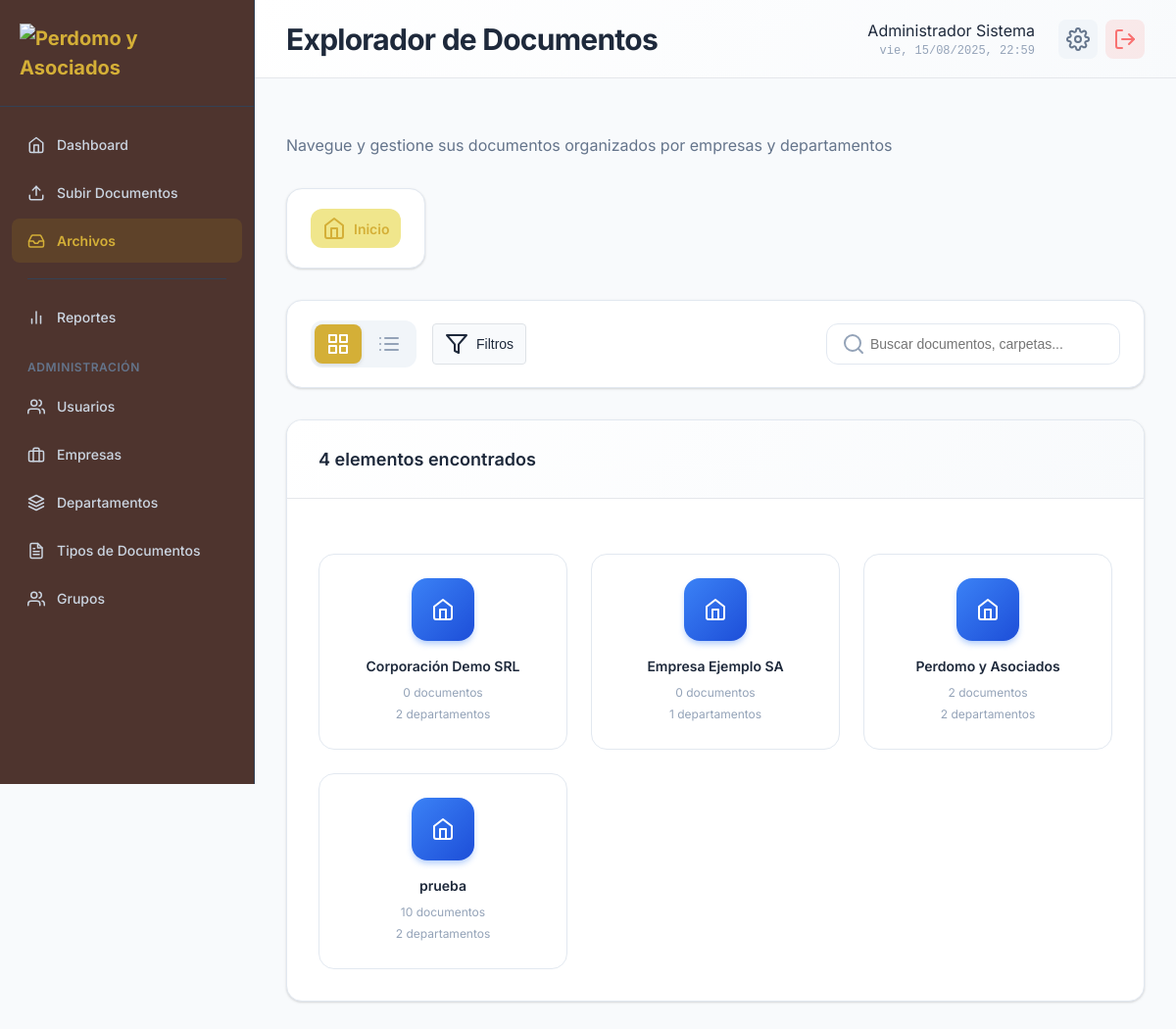
The page /modules/documents/inbox.php (signed in) on the database its author committed.
### tables this page shows
CREATE TABLE `companies` (
  `id` int(11) NOT NULL,
  `name` varchar(255) NOT NULL,
  `description` text DEFAULT NULL,
  `ruc` varchar(20) DEFAULT NULL,
  `address` text DEFAULT NULL,
  `phone` varchar(20) DEFAULT NULL,
  `email` varchar(100) DEFAULT NULL,
  `contact_person` varchar(100) DEFAULT NULL,
  `status` enum('active','inactive') DEFAULT 'active',
  `created_at` timestamp NOT NULL DEFAULT current_timestamp(),
  `updated_at` timestamp NOT NULL DEFAULT current_timestamp() ON UPDATE current_timestamp()
);

### modules/documents/inbox.php (the view, shortened to what the rows shown need)
<?php
$currentUser = SessionManager::getCurrentUser();
function getUserPermissions($userId)
{
    try {
        $database = new Database();
        $pdo = $database->getConnection();
        $query = "SELECT role FROM users WHERE id = ? AND status = 'active'";
        $stmt = $pdo->prepare($query);
        $stmt->execute([$userId]);
        $user = $stmt->fetch(PDO::FETCH_ASSOC);
        if ($user && ($user['role'] === 'admin' || $user['role'] === 'super_admin')) {
            return [
                'permissions' => [
                    'view' => true,
                    'download' => true,
                    'create' => true,
                    'edit' => true,
                    'delete' => true,
                    'create_folders' => true
                ],
                'restrictions' => [
                    'companies' => [],
                    'departments' => [],
                    'document_types' => []
                ]
            ];
        }
        $groupPermissions = getUserGroupPermissions($userId);
        $permissions = $groupPermissions['permissions'];
        return [
            'permissions' => [
                'view' => $permissions['view_files'] ?? false,
                'download' => $permissions['download_files'] ?? false,
                'create' => $permissions['upload_files'] ?? false,
                'edit' => $permissions['edit_files'] ?? false,
                'delete' => $permissions['delete_files'] ?? false,
                'create_folders' => $permissions['create_folders'] ?? false
            ],
            'restrictions' => $groupPermissions['restrictions']
        ];
    } catch (Exception $e) {
        error_log("Error getting user permissions: " . $e->getMessage());
        return [
            'permissions' => [
                'view' => false,
                'download' => false,
                'create' => false,
                'edit' => false,
                'delete' => false,
                'create_folders' => false
            ],
            'restrictions' => [
                'companies' => [],
                'departments' => [],
                'document_types' => []
            ]
        ];
    }
}
try {
    $userPermissions = getUserPermissions($currentUser['id']);
    $canView = $userPermissions['permissions']['view'] ?? false;
    $canCreate = $userPermissions['permissions']['create'] ?? false;
    $canCreateFolders = $userPermissions['permissions']['create_folders'] ?? false;
    if (!$canView) {
        $items = [];
        $breadcrumbs = [['name' => 'Sin acceso', 'path' => '', 'icon' => 'lock']];
        $noAccess = true;
    } else {
        $currentPath = isset($_GET['path']) ? trim($_GET['path']) : '';
        $searchTerm = isset($_GET['search']) ? trim($_GET['search']) : '';
        $extensionFilter = $_GET['extension'] ?? '';
        $docTypeFilter = $_GET['doc_type'] ?? '';
        if ($searchTerm || $extensionFilter || $docTypeFilter) {
            $items = searchItems($currentUser['id'], $currentUser['role'], $searchTerm, $currentPath, $extensionFilter, $docTypeFilter);
        } else {
            $items = getNavigationItems($currentUser['id'], $currentUser['role'], $currentPath);
        }
        $noAccess = false;
    }
} catch (Exception $e) {
    error_log("Error in visual explorer: " . $e->getMessage());
    $items = [];
    $breadcrumbs = [['name' => 'Error', 'path' => '', 'icon' => 'alert-circle']];
    $canView = $canDownload = $canCreate = $canEdit = $canDelete = $canCreateFolders = false;
    $noAccess = true;
}
$noAccess = $noAccess ?? false;
$canView = $canView ?? false;
$canCreate = $canCreate ?? false;
$canCreateFolders = $canCreateFolders ?? false;
$searchTerm = $searchTerm ?? '';
$extensionFilter = $extensionFilter ?? '';
$docTypeFilter = $docTypeFilter ?? '';
$items = $items ?? [];
function getNavigationItems($userId, $userRole, $currentPath = '')
{
    $database = new Database();
    $pdo = $database->getConnection();
    $items = [];
    $pathParts = $currentPath ? explode('/', trim($currentPath, '/')) : [];
    $currentLevel = count($pathParts);
    if ($currentLevel === 0) {
        $userPermissions = getUserPermissions($userId);
        $whereConditions = ["c.status = 'active'"];
        $params = [];
        $whereClause = implode(' AND ', $whereConditions);
        $query = "
            SELECT c.id, c.name, c.description,
                   COUNT(DISTINCT d.id) as document_count,
                   COUNT(DISTINCT dept.id) as department_count
            FROM companies c
            LEFT JOIN documents d ON c.id = d.company_id AND d.status = 'active'
            LEFT JOIN departments dept ON c.id = dept.company_id AND dept.status = 'active'
            WHERE $whereClause
            GROUP BY c.id, c.name, c.description
            ORDER BY c.name
        ";
        $stmt = $pdo->prepare($query);
        $stmt->execute($params);
        $companies = $stmt->fetchAll(PDO::FETCH_ASSOC);
        foreach ($companies as $company) {
            $items[] = [
                'type' => 'company',
                'id' => $company['id'],
                'name' => $company['name'],
                'description' => $company['description'],
                'path' => $company['id'],
                'document_count' => $company['document_count'],
                'subfolder_count' => $company['department_count'],
                'icon' => 'home',
                'can_enter' => true,
                'can_create_inside' => true
            ];
        }
    }
    return $items;
}
?>
<!DOCTYPE html>
<html lang="es">
<head>
    <link rel="stylesheet" href="../../assets/css/main.css">
    <link rel="stylesheet" href="../../assets/css/dashboard.css">
    <link rel="stylesheet" href="../../assets/css/inbox-visual.css">
</head>
<body class="dashboard-layout">
    <?php include '../../includes/sidebar.php'; ?>
    <main class="main-content">
        <header class="content-header">
            <div class="header-left">
                <h1>Explorador de Documentos</h1>
           </div>
       </header>
       <div class="container">
           <?php if (!$noAccess): ?>
               <div class="content-section">
                   <div class="content-card">
                       <div class="content-body">
                           <?php if (count($items) === 0): ?>
                               <div class="empty-state">
                                   <div class="empty-icon">
                                       <i data-feather="<?= ($searchTerm || $extensionFilter || $docTypeFilter) ? 'search' : 'folder' ?>"></i>
                                   </div>
                                   <h3><?= ($searchTerm || $extensionFilter || $docTypeFilter) ? 'Sin resultados' : 'Carpeta vacía' ?></h3>
                                   <p>
                                       <?php if ($searchTerm || $extensionFilter || $docTypeFilter): ?>
                                           No se encontraron elementos que coincidan con los filtros aplicados. Intente con otros términos o filtros.
                                       <?php else: ?>
                                           No hay elementos para mostrar en esta ubicación.
                                           <?php if ($canCreate || $canCreateFolders): ?>
                                               Puede crear una nueva carpeta o subir archivos para comenzar.
                                           <?php else: ?>
                                               No tiene permisos para crear contenido.
                                           <?php endif; ?>
                                       <?php endif; ?>
                                   </p>
                                   <?php if (($canCreate || $canCreateFolders) && !($searchTerm || $extensionFilter || $docTypeFilter)): ?>
                                       <div class="empty-actions">
                                           <?php if ($canCreateFolders && count($pathParts) === 2 && is_numeric($pathParts[0]) && is_numeric($pathParts[1])): ?>
                                               <button class="btn-create" onclick="createDocumentFolder()" type="button">
                                                   <i data-feather="folder-plus"></i>
                                                   <span>Crear Carpeta</span>
                                               </button>
                                           <?php endif; ?>
                                           <?php if ($canCreate && count($pathParts) >= 2): ?>
                                               <a href="<?= !empty($currentPath) ? 'upload.php?path=' . urlencode($currentPath) : 'upload.php' ?>" class="btn-secondary">
                                                   <i data-feather="upload"></i>
                                                   <span>Subir Archivo</span>
                                               </a>
                                           <?php endif; ?>
                                       </div>
                                   <?php endif; ?>
                               </div>
                           <?php else: ?>
                               <div class="items-grid" id="gridView">
                                   <?php foreach ($items as $item): ?>
                                       <div class="explorer-item <?= isset($item['draggable']) ? 'draggable-item' : '' ?>
                                        <?= isset($item['draggable_target']) ? 'drop-target' : '' ?>"
                                           onclick="<?= $item['can_enter'] ?? false ? "navigateTo('{$item['path']}')" : ($item['type'] === 'document' && $canView ? "viewDocument('{$item['id']}')" : 'console.log(\'Item no navegable\')') ?>"
                                           style="<?= $item['type'] === 'document' && $canView ? 'cursor: pointer;' : '' ?>"
                                           <?= isset($item['draggable']) ? 'draggable="true"' : '' ?>
                                           data-item-type="<?= $item['type'] ?>"
                                           data-item-id="<?= $item['id'] ?>"
                                           data-folder-id="<?= $item['type'] === 'document_folder' ? $item['id'] : '' ?>">
                                           <div class="item-icon <?= $item['type'] === 'company' ? 'company' : ($item['type'] === 'department' ? 'folder' : ($item['type'] === 'document_folder' ? 'document-folder' : getFileTypeClass($item['original_name'] ?? ''))) ?>"
                                               <?= isset($item['folder_color']) ? 'style="background: linear-gradient(135deg, ' . $item['folder_color'] . ', ' . adjustBrightness($item['folder_color'], -20) . ');"' : '' ?>>
                                               <?php if ($item['type'] === 'document' && isset($item['mime_type']) && strpos($item['mime_type'], 'image/') === 0): ?>
                                                   <img src="../../<?= htmlspecialchars($item['file_path']) ?>" alt="Preview" class="item-preview">
                                               <?php else: ?>
                                                   <i data-feather="<?= $item['icon'] ?>"></i>
                                               <?php endif; ?>
                                           </div>
                                           <div class="item-details">
                                               <div class="item-name" title="<?= htmlspecialchars($item['name']) ?>">
                                                   <?= htmlspecialchars($item['name']) ?>
                                               </div>
                                               <div class="item-info">
                                                   <?php if ($item['type'] === 'document'): ?>
                                                       <span class="item-size"><?= formatBytes($item['file_size']) ?></span>
                                                       <span class="item-date"><?= formatDate($item['created_at']) ?></span>
                                                   <?php elseif ($item['type'] === 'company'): ?>
                                                       <span class="item-count"><?= $item['document_count'] ?> documentos</span>
                                                       <span class="item-count"><?= $item['subfolder_count'] ?> departamentos</span>
                                                   <?php elseif ($item['type'] === 'department'): ?>
                                                       <span class="item-count"><?= $item['document_count'] ?> documentos</span>
                                                       <span class="item-count"><?= $item['subfolder_count'] ?> carpetas</span>
                                                   <?php elseif ($item['type'] === 'document_folder'): ?>
                                                       <span class="item-count"><?= $item['document_count'] ?> documentos</span>
                                                       <span class="item-folder-type">Carpeta de documentos</span>
                                                   <?php endif; ?>
                                               </div>
                                           </div>
                                       </div>
                                   <?php endforeach; ?>
                               </div>
                           <?php endif; ?>
                       </div>
                   </div>
               </div>
           <?php endif; ?>
       </div>
   </main>
</body>
</html>

### rows shown on the page
companies: name "Corporación Demo SRL", document_count "0", subfolder_count "2"
companies: name "Empresa Ejemplo SA", document_count "0", subfolder_count "1"
companies: name "Perdomo y Asociados", document_count "2", subfolder_count "2"
companies: name "prueba", document_count "10", subfolder_count "2"

### other values the page prints
$currentUser['first_name'] . ' ' . $currentUser['last_name'] "Administrador Sistema"
$crumb['name'] "Inicio"
count($items) "4"
